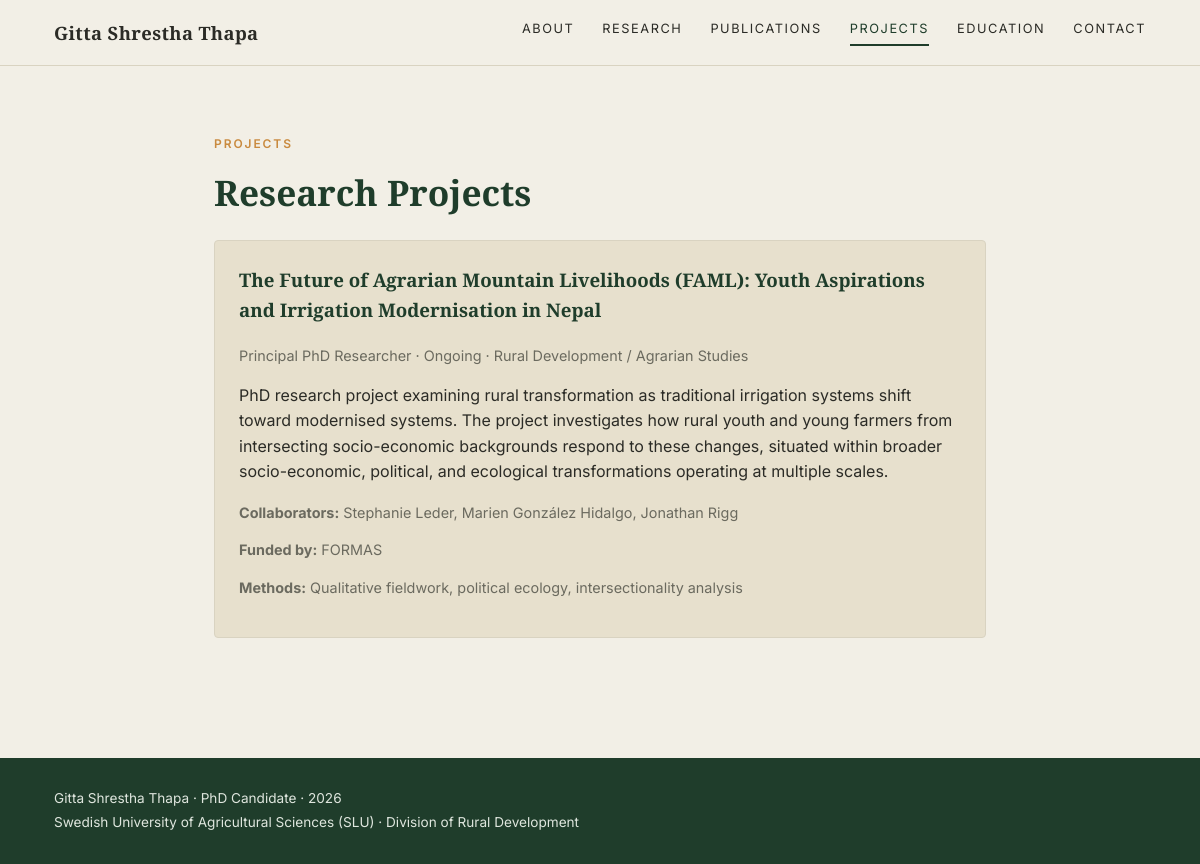
The app's page /projects with its own data.
### app/models.py (models this page shows, shortened)
class Project(db.Model):
    __tablename__ = "projects"
    id = db.Column(db.Integer, primary_key=True)
    title = db.Column(db.String(300), nullable=False)
    description = db.Column(db.Text, nullable=True)
    technologies = db.Column(db.String(300), nullable=True)
    role = db.Column(db.String(200), nullable=True)
    duration = db.Column(db.String(100), nullable=True)
    research_area = db.Column(db.String(200), nullable=True)
    link = db.Column(db.String(300), nullable=True)
    funder = db.Column(db.String(200), nullable=True)
    collaborators = db.Column(db.String(300), nullable=True)

### app/routes.py (the view)
@main.route("/projects")
def projects():
    all_projects = Project.query.all()
    return render_template(
        "projects.html", student=STUDENT, projects=all_projects
    )

### app/__init__.py (called while the page is built)
def create_app():
    app = Flask(__name__)
    app.config.from_object(Config)
    os.makedirs(os.path.join(BASE_DIR, "instance"), exist_ok=True)
    init_db(app)
    from app.routes import main
    app.register_blueprint(main)
    @app.context_processor
    def inject_now():
        from datetime import datetime
        return {"current_year": datetime.utcnow().year}
    return app

### app/templates/projects.html (shortened to what this page needs)
{% extends "base.html" %}
{% block content %}
<section class="page-section">
    <div class="container narrow">
        <p class="eyebrow">Projects</p>
        <h1 class="section-title">Research Projects</h1>
        {% if projects %}
        <div class="project-list">
            {% for project in projects %}
            <article class="project-card">
                <h3>{{ project.title }}</h3>
                <p class="project-meta">
                    {% if project.role %}{{ project.role }} &middot; {% endif %}
                    {% if project.duration %}{{ project.duration }} &middot; {% endif %}
                    {% if project.research_area %}{{ project.research_area }}{% endif %}
                </p>
                <p>{{ project.description }}</p>
                {% if project.collaborators %}
                <p class="project-meta"><strong>Collaborators:</strong> {{ project.collaborators }}</p>
                {% endif %}
                {% if project.funder %}
                <p class="project-meta"><strong>Funded by:</strong> {{ project.funder }}</p>
                {% endif %}
                {% if project.technologies %}
                <p class="project-meta"><strong>Methods:</strong> {{ project.technologies }}</p>
                {% endif %}
            </article>
            {% endfor %}
        </div>
        {% else %}
        <p class="empty-state">[ADD PROJECTS]</p>
        {% endif %}
    </div>
</section>
{% endblock %}

### app/static/css/style.css (style rules this page uses)
:root { --color-bg: #f2efe6; --color-bg-alt: #ece7d9; --color-forest: #1f3d2b; --color-forest-dark: #16291d; --color-clay: #c98a3f; --color-text: #2b2b26; --color-text-muted: #6b6a5f; --color-border: #d9d3c1; --color-card: #e7e0cd; --font-serif: "Source Serif 4", Georgia, serif; --font-sans: "Inter", -apple-system, BlinkMacSystemFont, "Segoe UI", sans-serif; --max-width: 1140px; }
* { box-sizing: border-box; }
html, body { margin: 0; padding: 0; overflow-x: hidden; }
body { background: var(--color-bg); color: var(--color-text); font-family: var(--font-sans); font-size: 16px; line-height: 1.6; }
.container { max-width: var(--max-width); margin: 0 auto; padding: 0 24px; }
.container.narrow { max-width: 820px; }
.eyebrow { font-size: 0.75rem; letter-spacing: 0.16em; text-transform: uppercase; color: var(--color-clay); font-weight: 600; margin-bottom: 10px; }
.section-title { font-family: var(--font-serif); font-weight: 600; font-size: 2.2rem; color: var(--color-forest); margin: 0 0 8px; }
.page-section { padding: 56px 0 80px; }
.project-list { display: flex; flex-direction: column; gap: 22px; margin-top: 20px; }
.project-card { background: var(--color-card); border: 1px solid var(--color-border); border-radius: 4px; padding: 24px; }
.project-card h3 { font-family: var(--font-serif); color: var(--color-forest); margin-top: 0; }
.project-meta { color: var(--color-text-muted); font-size: 0.9rem; }

### records on screen
Project: title "The Future of Agrarian Mountain Livelihoods (FAML): Youth Aspirations and Irrigation Modernisation in Nepal", role "Principal PhD Researcher", duration "Ongoing", research_area "Rural Development / Agrarian Studies", description "PhD research project examining rural transformation as traditional irrigation systems shift toward modernised systems. The project investigates how rural youth and young farmers from intersecting socio-economic backgrounds respond to these changes, situated within broader socio-economic, political, and ecological transformations operating at multiple scales.", collaborators "Stephanie Leder, Marien González Hidalgo, Jonathan Rigg", funder "FORMAS", technologies "Qualitative fieldwork, political ecology, intersectionality analysis"

### other values on screen
{{ student.name }} "Gitta Shrestha Thapa"
{{ student.title }} "PhD Candidate"
{{ student.university }} "Swedish University of Agricultural Sciences (SLU)"
{{ student.department }} "Division of Rural Development"
